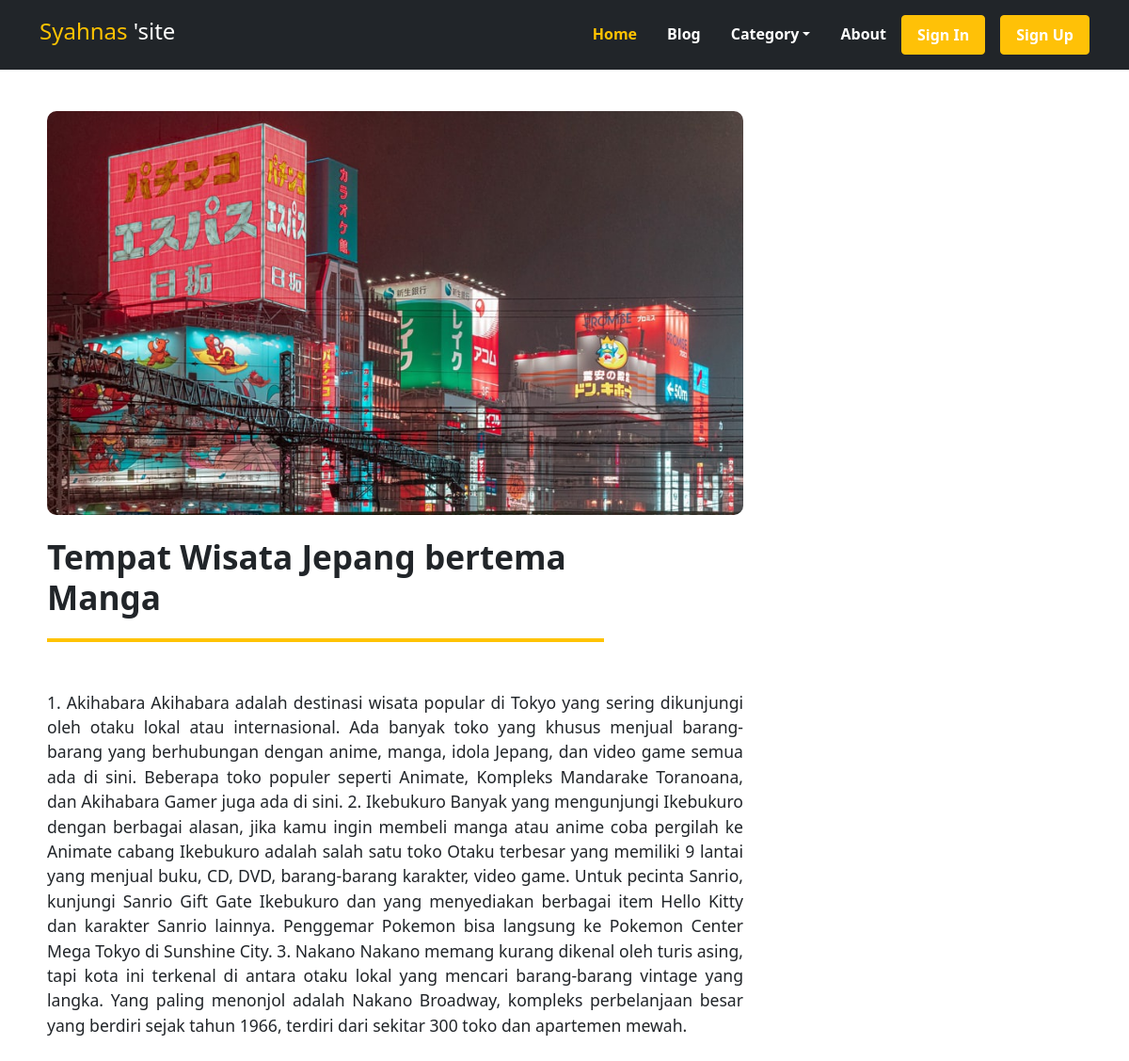
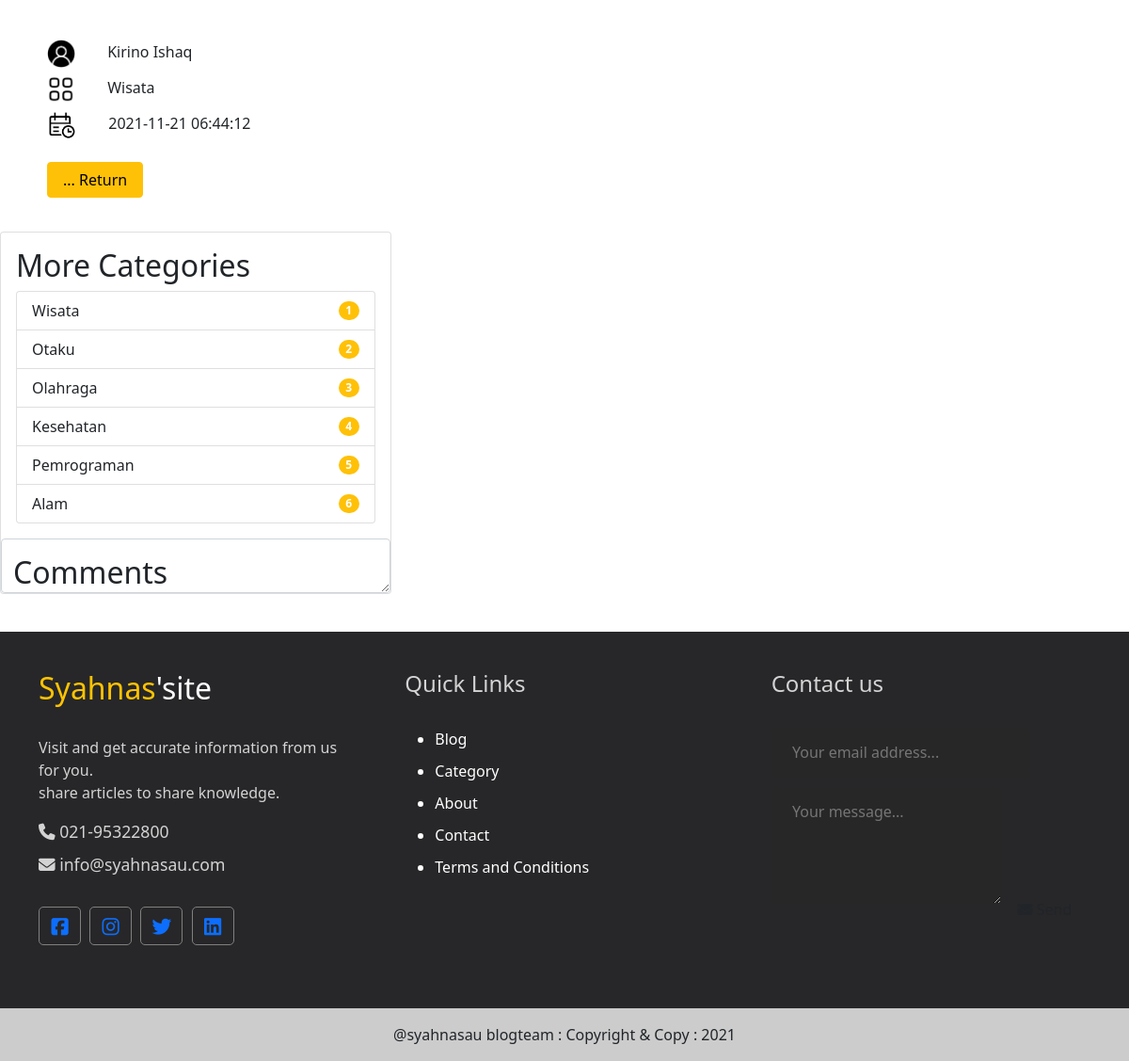
/post.php?id=2, run on the app's committed database (2 pictures, top to bottom).
### tables this page shows
CREATE TABLE `articles` (
  `id` int(11) NOT NULL,
  `title` varchar(50) NOT NULL,
  `content` text NOT NULL,
  `thumbnail` varchar(100) NOT NULL,
  `categories_id` int(30) NOT NULL,
  `user_id` int(30) NOT NULL,
  `created_at` datetime NOT NULL
);

CREATE TABLE `users` (
  `id` int(11) NOT NULL,
  `name` varchar(30) NOT NULL,
  `username` varchar(20) NOT NULL,
  `password` varchar(30) NOT NULL,
  `email` varchar(30) NOT NULL
);

CREATE TABLE `categories` (
  `id` int(11) NOT NULL,
  `name` varchar(50) NOT NULL
);

### myphp/function.php (called while the page is built, shortened)
<?php
include("myphp/connect.php");
function getUserById($user_id, $conn){
  $sql = "SELECT * FROM users WHERE id=$user_id";
  $result = $conn->query($sql);
  if ($result->num_rows > 0){
    while($row = $result->fetch_assoc()){
      return $row["name"];
    }
  }
}
$categories = mysqli_query ($conn, "SELECT * FROM categories");
function getCategoryById ($categories_id, $conn){
  $sql = "SELECT * FROM categories WHERE id=$categories_id";
  $result = $conn->query($sql);
  if ($result->num_rows > 0) {
    while($row = $result->fetch_assoc()) {
      return $row["name"];
    }
  }
}
function getArticleById ($article_id, $conn){
  $sql = "SELECT * FROM articles WHERE id=$article_id";
  $result = $conn->query($sql);
  if ($result->num_rows > 0) {
    while($row = $result->fetch_assoc()) {
      return $row;
    }
  }
}
?>

### post.php (the view, shortened to what this page needs)
<?php
include("myphp/function.php");
$article_id = $_GET["id"];
$result = getArticleById($article_id, $conn);
?>
<!DOCTYPE html>
<html lang="en">
<head>
    <link href="https://cdn.jsdelivr.net/npm/bootstrap@5.1.3/dist/css/bootstrap.min.css" rel="stylesheet"
>
    <link rel="stylesheet" href="./assets//font-awesome/all.min.css">
    <link rel="stylesheet" href="tools/style.css" />
</head>
<body>
<?php include("myphp/inc/navbar.php");?>
<div class="page-wrapper">
<div class="content clearfix py-4">
    <div class="main-content-wrapper">
        <div class="main-content single">
            <img src="<?= $result["thumbnail"] ?>" class="main-thumbnail img-fluid center" alt="thumbnail">
            <div class="main-hr2 col-md-8 ">
              <h1><?= $result["title"]?> </h1>
            </div>
            <br>
            <div class="post-content main-postingan py-4">
                <p style="text-align: justify;">
                    <?= $result["content"]?>
                </p>
            </div>
            <div class="align-text-right">
              <br>
              <h6 class="card-name">
                <img src="image/logouser.png" style="height : 30px; margin-right :30px;">
                <?= getUserById($result["user_id"], $conn) ?>
              </h6>
              <h6 class="logodate">
                <img src="image/logocategory.png" style="height : 30px; margin-right :30px;">
                <?= getCategoryById($result["categories_id"], $conn) ?>
              </h6>
              <h6 class="logodate">
                  <img src="image/logodate1.png" style="height : 30px; margin-right :30px;">
                  <?= $result["created_at"]?>
              </h6>
              <div class=" py-3">
                  <a name="" href="index.php" class="btn btn-warning px-3">... Return</a>
              </div>
            </div>
        </div>
    </div>
    <div class="card my-3" style="width: 26rem;">
        <div class="card-body">
          <h2 class="card-title">More Categories</h2>
           <ul class="list-group">
           <?php while( $row = mysqli_fetch_assoc($categories)): ?>
              <li class="list-group-item d-flex justify-content-between align-items-center">
                <?= $row["name"]?>
                <span class="badge bg-warning rounded-pill"><?= $row["id"]?></span>
              </li>
              <?php endwhile; ?>
            </ul>
        </div>
        <div class="form-floating">
            <textarea class="form-control" placeholder="Leave a comment here" id="floatingTextarea"></textarea>
            <label for="floatingTextarea"><h2>Comments</h2></label>
        </div>
</div>
</div>
<?php include("myphp/inc/footer.php");?>
</body>
</html>

### tools/style.css (style rules this page uses)
.main-hr2 { border-bottom: 4px solid #ffc300; width: 80%; }
.main-thumbnail { border-radius: 10px; }
.content .main-content { width: 70%; float: left; }
.content .main-content.single { background: white; padding: 20px 50px; font-size: 1.1em; border-radius: 5px; }
.content h1 { display: block; font-size: 2em; margin-block-start: 0.67em; margin-block-end: 0.67em; margin-inline-start: 0px; margin-inline-end: 0px; font-weight: bold; }

### data on the page
articles: thumbnail (picture), title "Tempat Wisata Jepang bertema Manga", content "1. Akihabara Akihabara adalah destinasi wisata popular di Tokyo yang sering dikunjungi oleh otaku lokal atau internasional. Ada banyak toko yang khusus menjual barang-barang yang berhubungan dengan anime, manga, idola Jepang, dan video game semua ada di sini. Beberapa toko populer seperti Animate, Kompleks Mandarake Toranoana, dan Akihabara Gamer juga ada di sini. 2. Ikebukuro Banyak yang mengunjungi Ikebukuro dengan berbagai alasan, jika kamu ingin membeli manga atau anime coba pergilah ke Animate cabang Ikebukuro adalah salah satu toko Otaku terbesar yang memiliki 9 lantai yang menjual buku, CD, DVD, barang-barang karakter, video game. Untuk pecinta Sanrio, kunjungi Sanrio Gift Gate…", user.name "Kirino Ishaq", categories.name "Wisata", created_at "2021-11-21 06:44:12"
categories: name "Wisata", id "1"
categories: name "Otaku", id "2"
categories: name "Olahraga", id "3"
categories: name "Kesehatan", id "4"
categories: name "Pemrograman", id "5"
categories: name "Alam", id "6"
